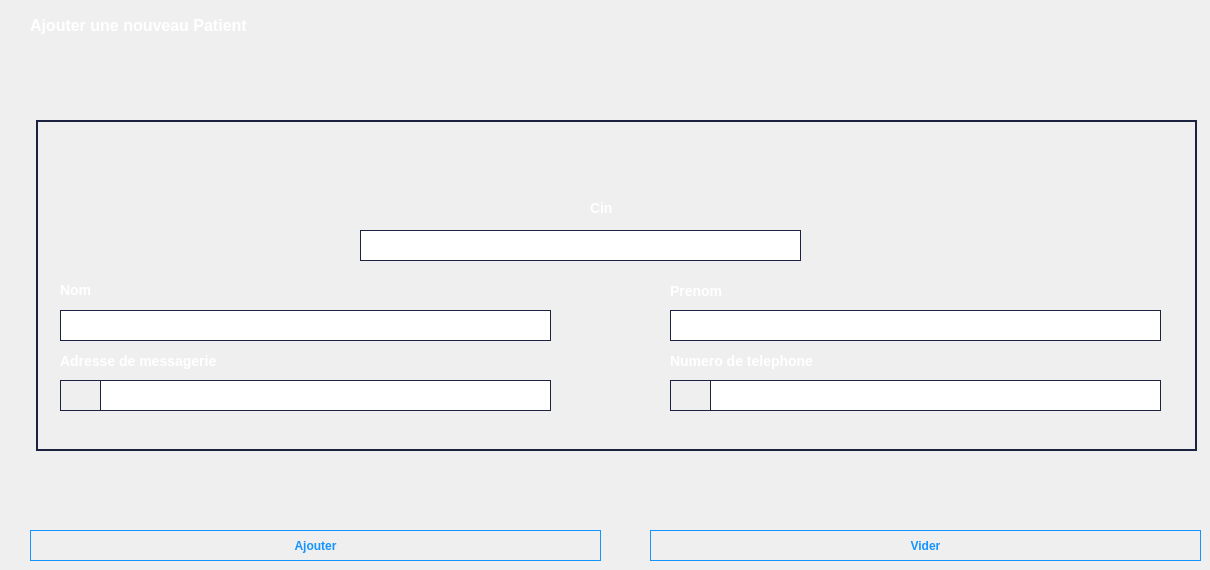
     <widget class="QWidget" name="PatientAdd">
      <property name="styleSheet">
       <string notr="true">QLabel {
	color: #ffffff;
	font-size: 14px;
	font-weight: 800;
}

QLineEdit {
	border : 1px solid #1c2340;
	padding: 5px 5px 5px 5px;
	color: #ffffff;
}


QLabel#IconEmail_3 {
	border : 1px solid #1c2340;
	padding: 5px 1px 1px 1px;
	text-align: center;
    vertical-align: middle;
	background-color: transparent;
 	background-position: center top;
    background-repeat: no-repeat;
    background-origin: content;
    background-image: url(&quot;:/icons/menu/admin/personnel/form/email.png&quot;);
}

QLabel#IconPhone_7 {
	border : 1px solid #1c2340;
	padding: 5px 1px 1px 1px;
	text-align: center;
    vertical-align: middle;
	background-color: transparent;
 	background-position: center top;
    background-repeat: no-repeat;
    background-origin: content;
    background-image: url(&quot;:/icons/menu/admin/personnel/form/phone.png&quot;);
}

</string>
      </property>
      <widget class="QLabel" name="label_170">
       <property name="geometry">
        <rect>
         <x>30</x>
         <y>10</y>
         <width>491</width>
         <height>31</height>
        </rect>
       </property>
       <property name="styleSheet">
        <string notr="true">QLabel {
	color: #ffffff;
	font-size: 16px;
	font-weight: 700;
}</string>
       </property>
       <property name="text">
        <string>Ajouter une nouveau Patient</string>
       </property>
      </widget>
      <widget class="QPushButton" name="BtnPatienAdd">
       <property name="geometry">
        <rect>
         <x>30</x>
         <y>530</y>
         <width>571</width>
         <height>31</height>
        </rect>
       </property>
       <property name="styleSheet">
        <string notr="true">QPushButton {
	font-weight: 600;
	text-align: center;
    vertical-align: middle;
   	background-color: transparent;
    border: 1px solid transparent;
	color: #1494ff;
    border-color: #1494ff;
}

QPushButton:hover {
    background-color: #1494ff;
	color: #ffffff;
	font-weight: 600;
}</string>
       </property>
       <property name="text">
        <string>Ajouter</string>
       </property>
      </widget>
      <widget class="QPushButton" name="btnBackHomePatient_2">
       <property name="geometry">
        <rect>
         <x>1120</x>
         <y>20</y>
         <width>81</width>
         <height>41</height>
        </rect>
       </property>
       <property name="styleSheet">
        <string notr="true">QPushButton {
	font-weight: 500;
	text-align: center;
    vertical-align: middle;
	background-color: transparent;
	padding: 0px 15px 15px 20px;
    color: #fff;
	font-size: 11px;
	border : 0;
	border-right: 3px solid transparent;
 	background-position: center top;
    background-repeat: no-repeat;
    background-origin: content;
    background-image: url(&quot;:/icons/menu/admin/personnel/form/back.png&quot;);
}

QPushButton:hover{
    background-image: url(&quot;:/icons/menu/admin/personnel/form/back-hover.png&quot;);
}</string>
       </property>
       <property name="text">
        <string/>
       </property>
      </widget>
      <widget class="QLabel" name="label_171">
       <property name="geometry">
        <rect>
         <x>520</x>
         <y>110</y>
         <width>161</width>
         <height>21</height>
        </rect>
       </property>
       <property name="font">
        <font>
         <pointsize>-1</pointsize>
         <weight>99</weight>
         <bold>true</bold>
        </font>
       </property>
       <property name="styleSheet">
        <string notr="true">QLabel {
	color: #ffffff;
	font-size: 15px;
	font-weight: 800;
}</string>
       </property>
       <property name="text">
        <string/>
       </property>
      </widget>
      <widget class="QLabel" name="Box_11">
       <property name="geometry">
        <rect>
         <x>36</x>
         <y>120</y>
         <width>1161</width>
         <height>331</height>
        </rect>
       </property>
       <property name="styleSheet">
        <string notr="true">QLabel {
	border : 2px solid #1c2340;
}</string>
       </property>
       <property name="text">
        <string/>
       </property>
      </widget>
      <widget class="QPushButton" name="BtnPatienVider">
       <property name="geometry">
        <rect>
         <x>650</x>
         <y>530</y>
         <width>551</width>
         <height>31</height>
        </rect>
       </property>
       <property name="styleSheet">
        <string notr="true">QPushButton {
	font-weight: 600;
	text-align: center;
    vertical-align: middle;
   	background-color: transparent;
    border: 1px solid transparent;
	color: #1494ff;
    border-color: #1494ff;
}

QPushButton:hover {
    background-color: #1494ff;
	color: #ffffff;
	font-weight: 600;
}</string>
       </property>
       <property name="text">
        <string>Vider</string>
       </property>
      </widget>
      <widget class="QLabel" name="IconPatient">
       <property name="geometry">
        <rect>
         <x>520</x>
         <y>40</y>
         <width>161</width>
         <height>151</height>
        </rect>
       </property>
       <property name="styleSheet">
        <string notr="true">QLabel {
	padding: 5px 1px 1px 1px;
	text-align: center;
    vertical-align: middle;
	background-color: transparent;
 	background-position: center top;
    background-repeat: no-repeat;
    background-origin: content;
    background-image: url(&quot;:/icons/menu/Home/Patient/form/iconpatient.png&quot;);
}

</string>
       </property>
       <property name="text">
        <string/>
       </property>
      </widget>
      <widget class="QLabel" name="IconEmail_3">
       <property name="geometry">
        <rect>
         <x>60</x>
         <y>380</y>
         <width>41</width>
         <height>31</height>
        </rect>
       </property>
       <property name="styleSheet">
        <string notr="true"/>
       </property>
       <property name="text">
        <string/>
       </property>
      </widget>
      <widget class="QLineEdit" name="lineEdit_tel_5">
       <property name="geometry">
        <rect>
         <x>710</x>
         <y>380</y>
         <width>451</width>
         <height>31</height>
        </rect>
       </property>
      </widget>
      <widget class="QLineEdit" name="lineEdit_cin">
       <property name="geometry">
        <rect>
         <x>360</x>
         <y>230</y>
         <width>441</width>
         <height>31</height>
        </rect>
       </property>
      </widget>
      <widget class="QLineEdit" name="lineEdit_email_2">
       <property name="geometry">
        <rect>
         <x>100</x>
         <y>380</y>
         <width>451</width>
         <height>31</height>
        </rect>
       </property>
      </widget>
      <widget class="QLabel" name="label_172">
       <property name="geometry">
        <rect>
         <x>60</x>
         <y>350</y>
         <width>181</width>
         <height>21</height>
        </rect>
       </property>
       <property name="text">
        <string>Adresse de messagerie</string>
       </property>
      </widget>
      <widget class="QLineEdit" name="lineEdit_nom_4">
       <property name="geometry">
        <rect>
         <x>60</x>
         <y>310</y>
         <width>491</width>
         <height>31</height>
        </rect>
       </property>
       <property name="text">
        <string/>
       </property>
      </widget>
      <widget class="QLabel" name="label_173">
       <property name="geometry">
        <rect>
         <x>670</x>
         <y>280</y>
         <width>131</width>
         <height>21</height>
        </rect>
       </property>
       <property name="text">
        <string>Prenom </string>
       </property>
      </widget>
      <widget class="QLabel" name="label_174">
       <property name="geometry">
        <rect>
         <x>590</x>
         <y>200</y>
         <width>141</width>
         <height>16</height>
        </rect>
       </property>
       <property name="text">
        <string>Cin</string>
       </property>
      </widget>
      <widget class="QLabel" name="label_175">
       <property name="geometry">
        <rect>
         <x>60</x>
         <y>280</y>
         <width>81</width>
         <height>20</height>
        </rect>
       </property>
       <property name="text">
        <string>Nom </string>
       </property>
      </widget>
      <widget class="QLineEdit" name="lineEdit_prenom_3">
       <property name="geometry">
        <rect>
         <x>670</x>
         <y>310</y>
         <width>491</width>
         <height>31</height>
        </rect>
       </property>
      </widget>
      <widget class="QLabel" name="label_176">
       <property name="geometry">
        <rect>
         <x>670</x>
         <y>350</y>
         <width>211</width>
         <height>21</height>
        </rect>
       </property>
       <property name="text">
        <string>Numero de telephone </string>
       </property>
      </widget>
      <widget class="QLabel" name="IconPhone_7">
       <property name="geometry">
        <rect>
         <x>670</x>
         <y>380</y>
         <width>41</width>
         <height>31</height>
        </rect>
       </property>
       <property name="styleSheet">
        <string notr="true"/>
       </property>
       <property name="text">
        <string/>
       </property>
      </widget>
      <zorder>Box_11</zorder>
      <zorder>label_170</zorder>
      <zorder>BtnPatienAdd</zorder>
      <zorder>btnBackHomePatient_2</zorder>
      <zorder>BtnPatienVider</zorder>
      <zorder>label_171</zorder>
      <zorder>IconPatient</zorder>
      <zorder>IconEmail_3</zorder>
      <zorder>lineEdit_tel_5</zorder>
      <zorder>lineEdit_cin</zorder>
      <zorder>lineEdit_email_2</zorder>
      <zorder>label_172</zorder>
      <zorder>lineEdit_nom_4</zorder>
      <zorder>label_173</zorder>
      <zorder>label_174</zorder>
      <zorder>label_175</zorder>
      <zorder>lineEdit_prenom_3</zorder>
      <zorder>label_176</zorder>
      <zorder>IconPhone_7</zorder>
     </widget>
